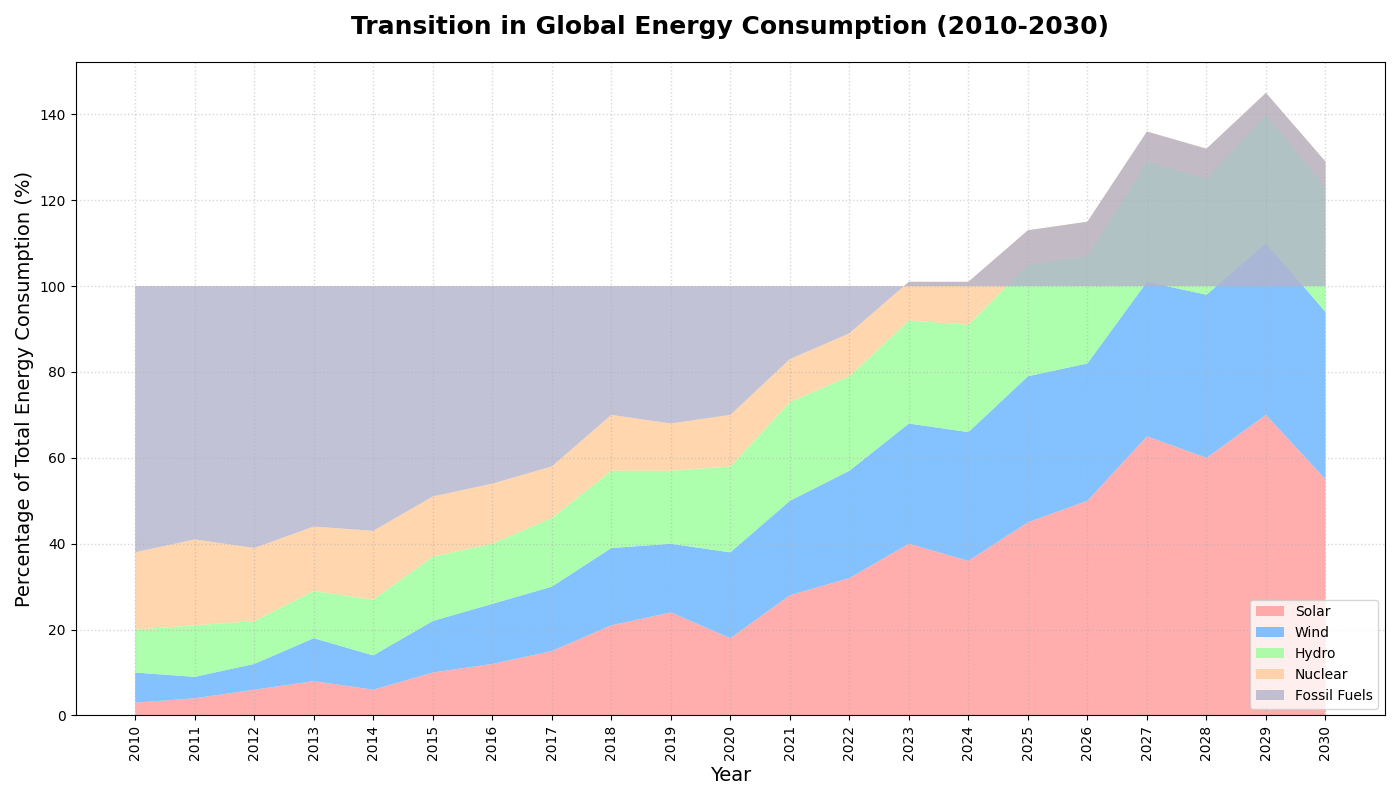

Write Python code to recreate this figure.
import matplotlib.pyplot as plt
import numpy as np

years = np.arange(2010, 2031)
solar = np.array([3, 4, 6, 8, 6, 10, 12, 15, 21, 24, 18, 28, 32, 40, 36, 45, 50, 65, 60, 70, 55])
wind = np.array([7, 5, 6, 10, 8, 12, 14, 15, 18, 16, 20, 22, 25, 28, 30, 34, 32, 36, 38, 40, 39])
hydro = np.array([10, 12, 10, 11, 13, 15, 14, 16, 18, 17, 20, 23, 22, 24, 25, 26, 25, 28, 27, 30, 29])
nuclear = np.array([18, 20, 17, 15, 16, 14, 14, 12, 13, 11, 12, 10, 10, 9, 10, 8, 8, 7, 7, 5, 6])
fossil = 100 - (solar + wind + hydro + nuclear)

fig, ax = plt.subplots(figsize=(14, 8))

# Apply different colors to each section in the stackplot
colors = ['#FF9999', '#66B3FF', '#99FF99', '#FFCC99', '#B3B3CC']
ax.stackplot(years, solar, wind, hydro, nuclear, fossil, 
             labels=['Solar', 'Wind', 'Hydro', 'Nuclear', 'Fossil Fuels'],
             colors=colors,
             alpha=0.8)

ax.set_title('Transition in Global Energy Consumption (2010-2030)', fontsize=18, fontweight='bold', pad=20)
ax.set_xlabel('Year', fontsize=14)
ax.set_ylabel('Percentage of Total Energy Consumption (%)', fontsize=14)

# Randomly alter legend location and size, and remove the title
ax.legend(loc='lower right', fontsize=10)

# Apply a different grid style with a different line width and alpha
ax.grid(True, linestyle=':', linewidth=1.0, alpha=0.5)

# Apply randomly chosen xticks rotation
plt.xticks(years, rotation=90)
plt.tight_layout()

plt.show()
